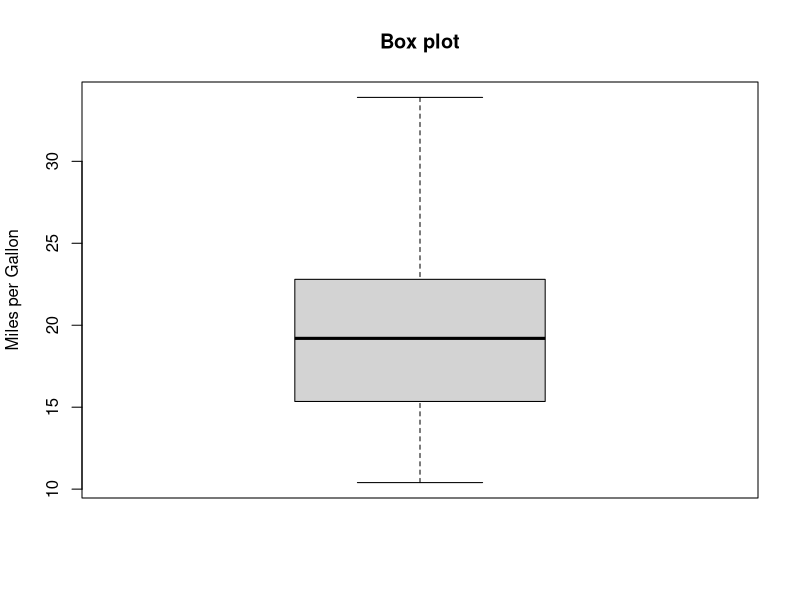
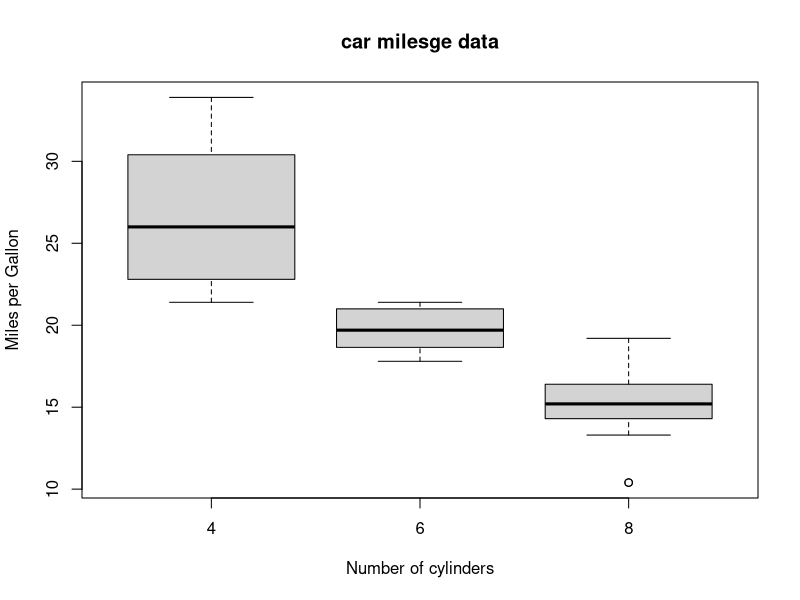
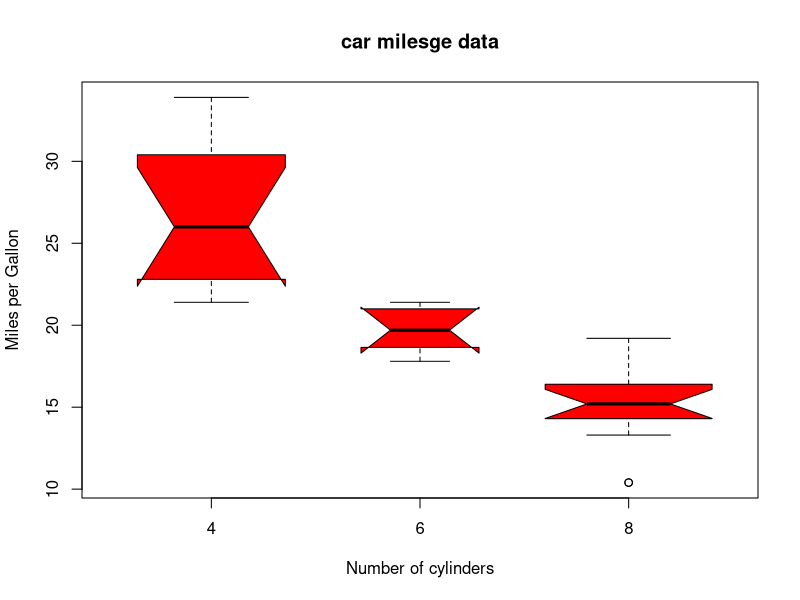
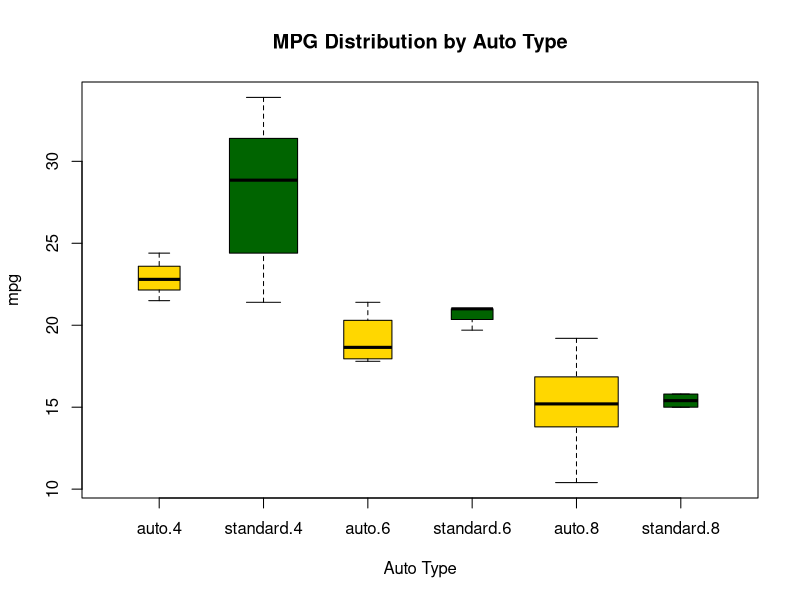

These charts were generated, in order, by the following R code:
## ---- chunk 1
boxplot(mtcars$mpg,main="Box plot",ylab ="Miles per Gallon")       #标准箱线图

boxplot(mpg ~ cyl,data= mtcars,
       main="car milesge data",
       xlab= "Number of cylinders",
       ylab= "Miles per Gallon")

boxplot(mpg ~ cyl,data= mtcars,
        notch=TRUE,         #含有凹槽的箱线图
        varwidth = TRUE,        #宽度和样本大小成正比
        col= "red",
        main="car milesge data",
        xlab= "Number of cylinders",
        ylab= "Miles per Gallon")

mtcars$cyl.f<- factor(mtcars$cyl,         #转换成因子结构
                      levels= c(4,6,8),
                      labels = c("4","6","8"))
mtcars$am.f <- factor(mtcars$am,levels = c(0,1),
                      labels = c("auto","standard"))
boxplot(mpg~ am.f*cyl.f,       #分组的箱线图
        data = mtcars,
        varwidth=TRUE,
        col= c("gold","darkgreen"),
        main= "MPG Distribution by Auto Type",
        xlab="Auto Type",
        ylxb="Miles per Gallon")

